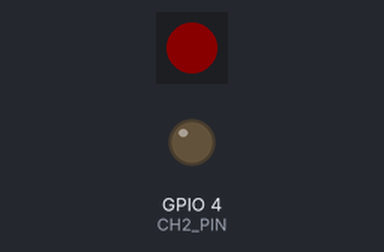
The sketch below on a simulated ESP32-C3. On the bench: 1 RGB LEDs in strip order, left to right, output pins drawn as LEDs (lit = HIGH). Dim RGB values are drawn brighter than linear; what the sketch prints to the serial monitor is not drawn.

Above: at 0.05 s.
At 1.5 s:
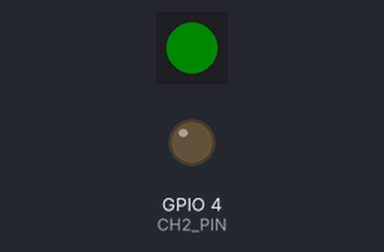
At 2.95 s:
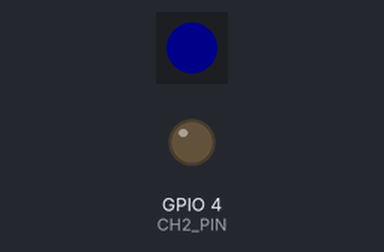
At 11.65 s:
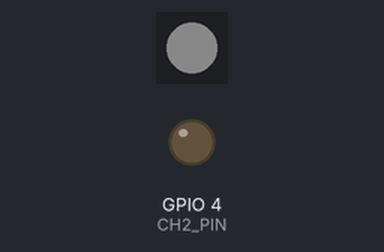
Timing chart, 0 to 15.2 s (numbered marks = the images above):
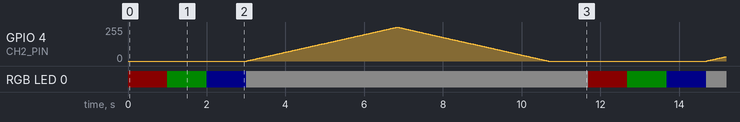

Measured:
- by itself, RGB LED 0: repeats every 11.7 s: RGB(0, 10, 0) 1.0 s, RGB(0, 0, 10) 1.0 s, RGB(10, 10, 10) 8.7 s, RGB(10, 0, 0) 1.0 s

The sketch:

Test_microESPSwitch.ino
```cpp
/* Test code for LaskaKit microESPswitch
 *
 * Board:   LaskaKit microESPswitch (ESP32C3 Dev Module) https://www.laskakit.cz/laskakit-esp32-devkit/
 *
 * Library: by Adafruit         https://github.com/adafruit/Adafruit_NeoPixel
 *
 * Email:podpora@laskakit.cz
 * Web:laskakit.cz
 */

#include <Adafruit_NeoPixel.h>

#define LED_PIN     21     // LED GPIO on Laskakit ESPswitch board
#define CH0_PIN     0     // Channel 0 GPIO on Laskakit ESPswitch board
#define CH1_PIN     1     // Channel 1 GPIO on Laskakit ESPswitch board
#define CH2_PIN     4     // Channel 2 GPIO on Laskakit ESPswitch board

#define CH_USED     CH2_PIN

Adafruit_NeoPixel pixels = Adafruit_NeoPixel(1, LED_PIN, NEO_GRB + NEO_KHZ800);

void setup() {
  Serial.begin(115200);

  ledcAttach(CH_USED, 200, 8);

  pixels.begin();
  pixels.setBrightness(10);
}

void loop() {

  Serial.println("Start");

  pixels.setPixelColor(0, pixels.Color(255, 0, 0)); // R, G, B
  pixels.show();
  delay(1000);

  pixels.setPixelColor(0, pixels.Color(0, 255, 0)); // R, G, B
  pixels.show();
  delay(1000);

  pixels.setPixelColor(0, pixels.Color(0, 0, 255)); // R, G, B
  pixels.show();
  delay(1000);

  pixels.setPixelColor(0, pixels.Color(255, 255, 255)); // R, G, B
  pixels.show();

  for(int dutyCycle = 0; dutyCycle <= 255; dutyCycle++){
    // changing the LED brightness with PWM
    ledcWrite(CH_USED, dutyCycle);
    delay(15);
  }

  // decrease the LED brightness
  for(int dutyCycle = 255; dutyCycle >= 0; dutyCycle--){
    // changing the LED brightness with PWM
    ledcWrite(CH_USED, dutyCycle);
    delay(15);
  }

  delay(1000);
}
```
